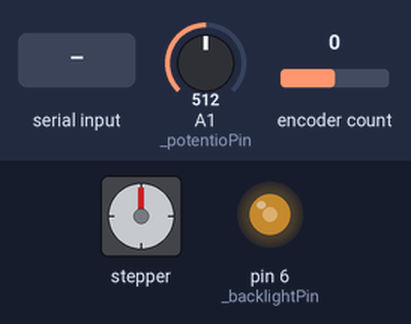
The sketch below on a simulated Arduino Uno, built with avr-gcc and run on an emulated ATmega328P. Shown: stepper motor, output pins drawn as LEDs (lit = HIGH). The inputs (shaded band) are chosen by the test bench; at power-on: A1 (_potentioPin) = 512, encoder count 0. Stepper angles assume 2048 steps per turn.

Above: at 1.2 s.
1.3 s: "90;45\n" received over Serial
At 2.8 s:
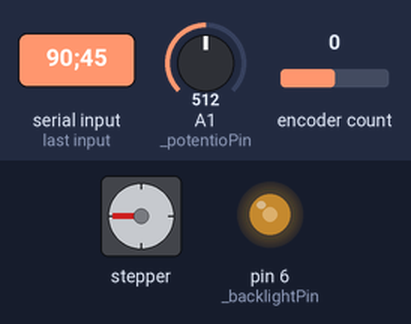
3.7 s: A1 (_potentioPin) set to 306
At 4.6 s:
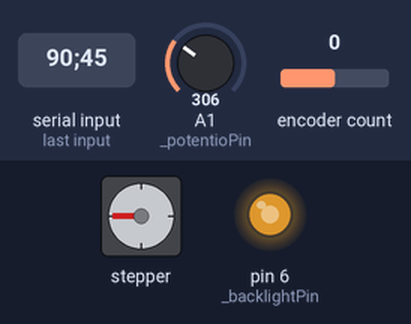
5.2 s: "30;150\n" received over Serial
At 6.8 s:
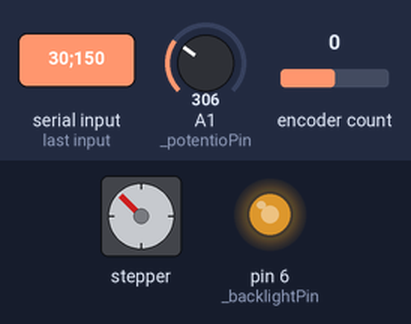
7.1 s: A1 (_potentioPin) set to 122
At 8.3 s:
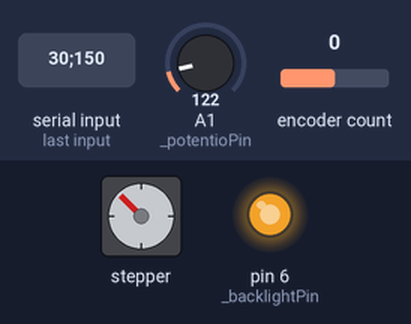
8.6 s: A1 (_potentioPin) set to 511
At 9.5 s:
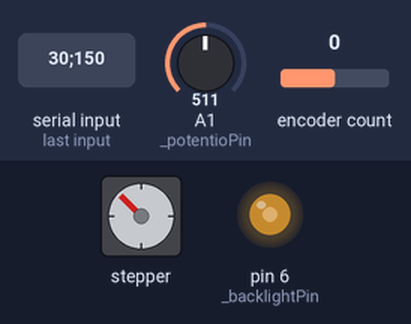
10.1 s: A1 (_potentioPin) set to 900
At 10.6 s:
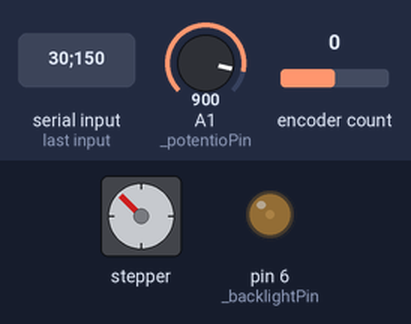
Timing chart, 0 to 12.6 s (numbered marks = the images above; inputs shaded):
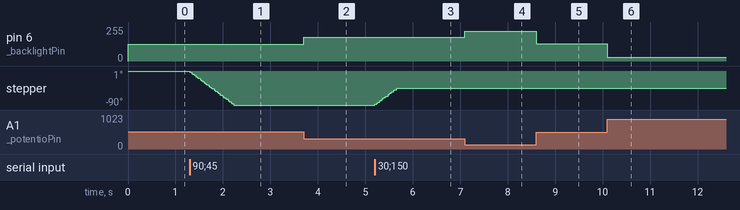

Measured:
- after the input at 1.3 s, stepper: turns 90° counter-clockwise in 0.93 s, starting at once
- after the input at 3.7 s, pin 6 (_backlightPin): 127/255 → 179/255 at once
- after the input at 5.2 s, stepper: turns 45° clockwise in 0.45 s, starting at once
- after the input at 7.1 s, pin 6 (_backlightPin): 179/255 → 225/255 at once
- after the input at 8.6 s, pin 6 (_backlightPin): 225/255 → 128/255 at once
- after the input at 10.1 s, pin 6 (_backlightPin): 128/255 → 30/255 at once

The sketch:

armaCompass.ino
```cpp
#include <Stepper.h>
#include <Encoder.h>

#define STEPS 32

Stepper _stepper(STEPS, 8, 10, 9, 11);
Encoder _encoder(2, 3);

int _currentDir = 0;
int _targetDir = 0;

int _speed = 32;
int _calibrationSpeed = 1;

int _val = 0;

float _stepsPerDegrees = 0.0f;
int _stepsPerRotation = 2038;

String _input = "";

int _encoderPinA = 2;
int _encoderPinB = 3;

int _encoderPosition = 0;
int _lastEncoderPosition = 0;

int _potentioPin = 1;
int _backlightPin = 6;


void setup()
{
  Serial.begin(9600);
  Serial.setTimeout(0);

  _stepsPerDegrees = (float)_stepsPerRotation / 360.0f;

  _stepper.setSpeed(1024);
}

int calculateSteps(int targetDir)
{
  while(targetDir > _stepsPerRotation)
  {
    targetDir -= _stepsPerRotation;
  }
  while(targetDir < 0)
  {
    targetDir += _stepsPerRotation;
  }

  int stepsToTurn = targetDir - _currentDir;

  if(stepsToTurn > _stepsPerRotation / 2) // 350 - 10 = 340 | 340 > 180 | 350 - (10 + 360) = -20
  {
    stepsToTurn = targetDir - (_currentDir + _stepsPerRotation);
  }
  else if(stepsToTurn < -(_stepsPerRotation / 2)) // 10 - 350 = -340 | -340 < -180 | (10 + 360) - 350 = 20
  {
    stepsToTurn = (targetDir + _stepsPerRotation) - _currentDir;
  }

  return stepsToTurn * -1;
}

void readSerialInput()
{
  if(Serial.available() > 0)
  {
    String newInput = Serial.readString();

    _input += newInput;

    int idx = _input.indexOf(';');

    String headingString = "";

    if(idx > -1) // eof token was found
    {
      if(idx != _input.length()-1) // eof token is not at the very end
      {
        // get last complete message
        String tmp = _input.substring(0, _input.lastIndexOf(';'));
        int tmpIdx = tmp.indexOf(';');

        while(tmpIdx > -1)
        {
          tmp = tmp.substring(tmpIdx+1, tmp.length());
          tmpIdx = tmp.indexOf(';');
        }

        headingString = tmp;

        idx = _input.lastIndexOf(';');
        _input = _input.substring(idx+1, _input.length());
      }
      else
      {
        headingString = _input.substring(0, idx);
        _input = "";
      }
    }
    else // no complete message received yet
    {
      return;
    }

    // safety first...
    if(headingString.length() == 0)
    {
      return;
    }

    _targetDir = headingString.toInt() * _stepsPerDegrees;

    while(_targetDir > _stepsPerRotation)
    {
      _targetDir -= _stepsPerRotation;
    }

    // Serial.println(_targetDir);
  }
}

void loop()
{
  int potVal = analogRead(_potentioPin);
  potVal = 1023 - potVal;

  analogWrite(_backlightPin, potVal/4); // pot val ranges 0-1023, led expects between 0 and 255

  readSerialInput();

  _encoderPosition = _encoder.read();

  int _encoderDiff = _encoderPosition - _lastEncoderPosition;

  _lastEncoderPosition = _encoderPosition;

  int steps = calculateSteps(_targetDir);

  if(steps > _speed)
  {
    steps = _speed;
  }
  else if(steps < -1*_speed)
  {
    steps = -1*_speed;
  }

  if(steps != 0
    || _encoderDiff != 0)
  {
    _currentDir += steps * -1;

    steps += _encoderDiff * _calibrationSpeed;

    _stepper.step(steps);
  }
}
```
